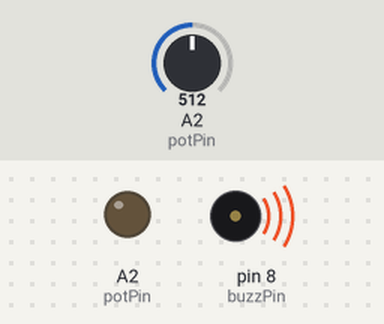
The sketch below on a simulated Arduino Uno, built with avr-gcc and run on an emulated ATmega328P. Shown: output pins drawn as LEDs (lit = HIGH), buzzer (waves = sounding). Inputs (shaded band) come from the test bench; at power-on: A2 (potPin) = 512. Pins used as bus, display or sensor lines are not drawn.

Above: at 0.1 s.
Timing chart, 0 to 1.6 s (numbered marks = the images above):
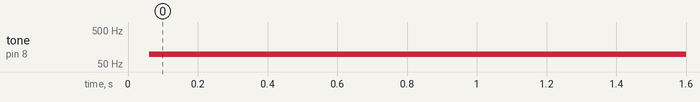

The sketch:

passive_buzzer.ino
```cpp
int potPin=A2;
int buzzPin=8;
float toneVal;
int potVal;
void setup() {
  pinMode(buzzPin,OUTPUT);
  pinMode(potPin,A2);// put your setup code here, to run once:
}

void loop() {
  potVal=analogRead(potPin);
  toneVal=(9940./1023.)*potVal+60;
  digitalWrite(buzzPin,HIGH);
  delayMicroseconds(toneVal);
  digitalWrite(buzzPin,LOW);
  delayMicroseconds(toneVal);
  // put your main code here, to run repeatedly:
}
```

Measured:
- by itself, tone on pin 8 (buzzPin): silent → 98 Hz at 0.06 s
